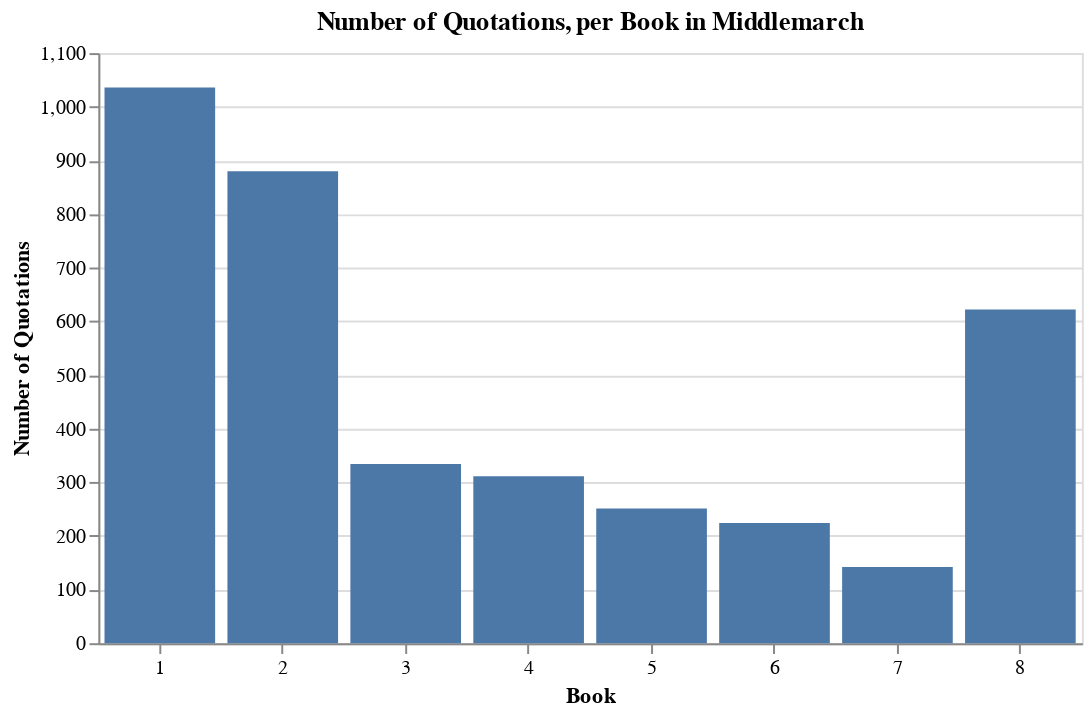

Here is the notebook cell this chart was saved with:
### Markdown cell above
### Number of quotations per book in *Middlemarch*, bar chart

### Code cell
alt.Chart(quotationsPerBook, title="Number of Quotations, per Book in Middlemarch").\
mark_bar().encode(x=alt.X('Book:O', axis=alt.Axis(title="Book", labelAngle=0)), y='Number of Quotations:Q').\
properties(width=500)

### Figure 1 — Vega-Lite specification as saved in the notebook (floating-point values rounded to 4 significant figures)
{"config": {"view": {"continuousWidth": 400, "continuousHeight": 300}}, "data": {"name": "data-75bd74350cd128f54fe784674349ccbc"}, "mark": "bar", "encoding": {"x": {"type": "ordinal", "axis": {"labelAngle": 0, "title": "Book"}, "field": "Book"}, "y": {"type": "quantitative", "field": "Number of Quotations"}}, "title": "Number of Quotations, per Book in Middlemarch", "width": 500, "$schema": "https://vega.github.io/schema/vega-lite/v4.8.1.json", "datasets": {"data-75bd74350cd128f54fe784674349ccbc": [{"Number of Quotations": 1036, "Book": 1}, {"Number of Quotations": 880, "Book": 2}, {"Number of Quotations": 334, "Book": 3}, {"Number of Quotations": 311, "Book": 4}, {"Number of Quotations": 251, "Book": 5}, {"Number of Quotations": 224, "Book": 6}, {"Number of Quotations": 142, "Book": 7}, {"Number of Quotations": 622, "Book": 8}]}}
